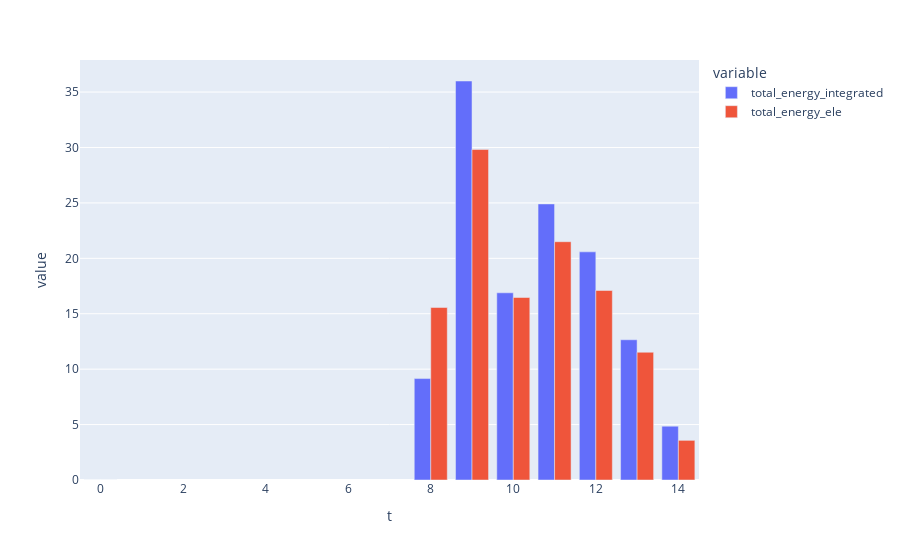

The cell this chart's notebook holds for it:
### Code cell
import plotly.express as px

fig = px.bar(hourly, y=['total_energy_integrated', 'total_energy_ele'], barmode='group')
fig.show()

### Figure 1 — Plotly figure (JSON) as saved in the notebook; plotly's stock layout.template omitted (floating-point values rounded to 4 significant figures)
{"data": [{"alignmentgroup": "True", "hovertemplate": "variable=total_energy_integrated<br>t=%{x}<br>value=%{y}<extra></extra>", "legendgroup": "total_energy_integrated", "marker": {"color": "#636efa", "pattern": {"shape": ""}}, "name": "total_energy_integrated", "offsetgroup": "total_energy_integrated", "orientation": "v", "showlegend": true, "textposition": "auto", "type": "bar", "x": [0, 8, 9, 10, 11, 12, 13, 14], "xaxis": "x", "y": [0, 9.151, 36.0, 16.89, 24.91, 20.58, 12.65, 4.858], "yaxis": "y"}, {"alignmentgroup": "True", "hovertemplate": "variable=total_energy_ele<br>t=%{x}<br>value=%{y}<extra></extra>", "legendgroup": "total_energy_ele", "marker": {"color": "#EF553B", "pattern": {"shape": ""}}, "name": "total_energy_ele", "offsetgroup": "total_energy_ele", "orientation": "v", "showlegend": true, "textposition": "auto", "type": "bar", "x": [0, 8, 9, 10, 11, 12, 13, 14], "xaxis": "x", "y": [0, 15.56, 29.82, 16.47, 21.5, 17.1, 11.53, 3.578], "yaxis": "y"}], "layout": {"barmode": "group", "legend": {"title": {"text": "variable"}, "tracegroupgap": 0}, "margin": {"t": 60}, "xaxis": {"anchor": "y", "domain": [0, 1], "title": {"text": "t"}}, "yaxis": {"anchor": "x", "domain": [0, 1], "title": {"text": "value"}}}}
